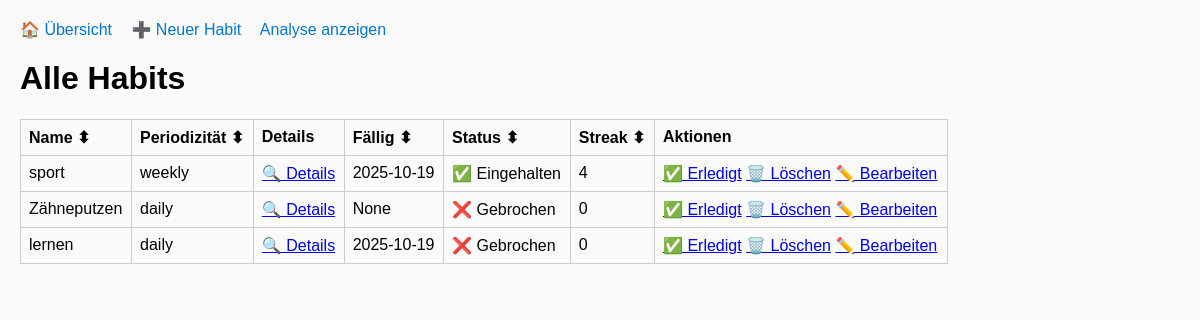
Before: / with the older database file.
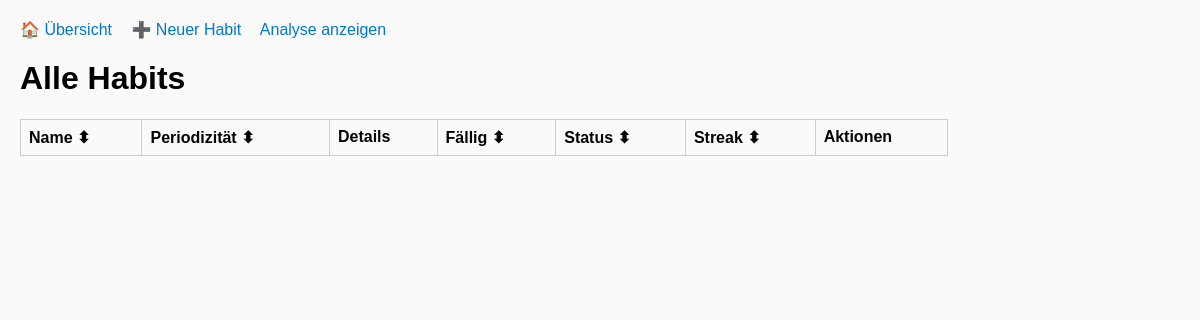
After: the same page with the newer database file.
### tables this page shows
CREATE TABLE habits (
            id INTEGER PRIMARY KEY AUTOINCREMENT,
            name TEXT NOT NULL,
            periodicity TEXT CHECK(periodicity IN ('daily','weekly','monthly','yearly')),
            created_at TEXT NOT NULL,
            start_date TEXT,
            due_date TEXT,
            active_days TEXT,
            completed INTEGER DEFAULT 0
        );

### app.py (the view)
@app.route("/")
def index():
    manager.update_habit_statuses()
    habits = manager.get_all_habits()
    for h in habits:
        h.current_streak = manager.get_streak(h.id)
    return render_template("index.html", habits=habits)

### habit.py (called while the page is built)
    @classmethod
    def from_row(cls, row):
        return cls(**dict(row))

### habit_manager.py (called while the page is built)
    def get_all_habits(self):
        conn = get_connection()
        c = conn.cursor()
        c.execute("SELECT * FROM habits")
        habits = [Habit.from_row(row) for row in c.fetchall()]
        conn.close()
        return habits

    def get_habit_by_id(self, habit_id):
        conn = get_connection()
        c = conn.cursor()
        c.execute("SELECT * FROM habits WHERE id = ?", (habit_id,))
        row = c.fetchone()
        conn.close()
        return Habit.from_row(row) if row else None

    def get_completions(self, habit_id):
        conn = get_connection()
        c = conn.cursor()
        c.execute("SELECT completed_at FROM completions WHERE habit_id = ? ORDER BY completed_at", (habit_id,))
        rows = [r["completed_at"] for r in c.fetchall()]
        conn.close()
        return rows

### storage.py (called while the page is built)
def get_connection():
    conn = sqlite3.connect(DB_NAME, timeout=10)
    conn.row_factory = sqlite3.Row
    return conn

### utils.py (called while the page is built, shortened)
def _to_date_list(active_days):
    out = []
    for d in active_days or []:
        if isinstance(d, str):
            try:
                out.append(datetime.strptime(d, "%Y-%m-%d").date())
            except Exception:
                continue
        else:
            out.append(d)  # falls schon date
    return sorted(out)

def calculate_next_due_date(habit):
    today = datetime.now().date()
    periodicity = (habit.get("periodicity") or "daily")
    active_days = habit.get("active_days") or []
    dates = _to_date_list(active_days)
    future = [d for d in dates if d >= today]
    if future:
        return future[0].isoformat()
    last = dates[-1]
    next_date = last
    if periodicity == "daily":
        while next_date < today:
            next_date = next_date + timedelta(days=1)
        return next_date.isoformat()

### templates/index.html (shortened to what this page needs)
{% extends "base.html" %}
{% block content %}
<h1>Alle Habits</h1>
<table id="habitTable" border="1">
  <thead>
    <tr>
      <th onclick="sortTable(0)">Name ⬍</th>
      <th onclick="sortTable(1)">Periodizität ⬍</th>
      <th>Details</th>
      <th onclick="sortTable(3)">Fällig ⬍</th>
      <th onclick="sortTable(4)">Status ⬍</th>
      <th onclick="sortTable(5)">Streak ⬍</th>
      <th>Aktionen</th>
    </tr>
  </thead>
  <tbody>
    {% for h in habits %}
    <tr>
      <td>{{ h["name"] }}</td>
      <td>{{ h["periodicity"] }}</td>
      <td><a href="{{ url_for('habit_detail', habit_id=h['id']) }}">🔍 Details</a></td>
      <td>{{ h["due_date"] }}</td>
      <td>
        {% if h["completed"] %}
          ✅ Eingehalten
        {% else %}
          ❌ Gebrochen
        {% endif %}
      </td>
      <td>{{ h["current_streak"] }}</td>
      <td>
        <a href="{{ url_for('complete', habit_id=h['id']) }}">✅ Erledigt</a>
        <a href="{{ url_for('delete_habit_route', habit_id=h['id']) }}">🗑️ Löschen</a>
        <a href="{{ url_for('edit_habit', habit_id=h['id']) }}">✏️ Bearbeiten</a>
      </td>
    </tr>
    {% endfor %}
  </tbody>
</table>
{% endblock %}

### templates/base.html (shortened to what this page needs)
<!DOCTYPE html>
<html lang="de">
<head>
  <link rel="stylesheet" href="{{ url_for('static', filename='style.css') }}">
  <link rel="stylesheet" href="https://cdn.jsdelivr.net/npm/flatpickr/dist/flatpickr.min.css">
</head>
<body>
  <nav>
    <a href="{{ url_for('index') }}">🏠 Übersicht</a>
    <a href="{{ url_for('create') }}">➕ Neuer Habit</a>
    <a href="{{ url_for('analysis') }}">Analyse anzeigen</a>
  </nav>
  <div class="container">
    {% block content %}{% endblock %}
  </div>
</body>
</html>

### static/style.css (style rules this page uses)
body { font-family: Arial, sans-serif; margin: 20px; background: #fafafa; }
nav { margin-bottom: 20px; }
nav a { margin-right: 15px; text-decoration: none; color: #0077cc; }
table { border-collapse: collapse; width: 80%; }
th, td { border: 1px solid #ccc; padding: 8px; text-align: left; }

Changed rows visible on the page:
removed habits: name "sport", periodicity "weekly", due_date "2025-10-19", completed "✅ Eingehalten", current_streak "4"
removed habits: name "Zähneputzen", periodicity "daily", due_date "None", shows "❌ Gebrochen", current_streak "0"
removed habits: name "lernen", periodicity "daily", due_date "2025-10-19", shows "❌ Gebrochen", current_streak "0"
